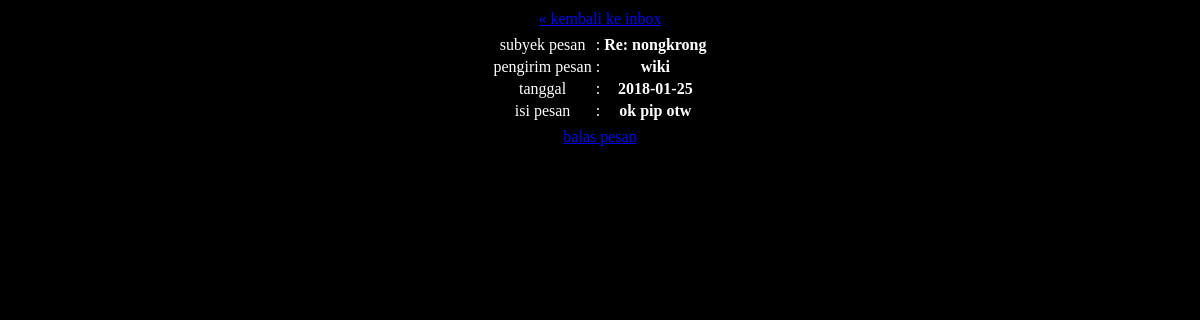
/dasbor/buka_pesan.php?id_member=1&id_pesan=10 (signed in), run on the app's committed database.
### tables this page shows
CREATE TABLE IF NOT EXISTS `pesan` (
  `id_pesan` int(10) NOT NULL AUTO_INCREMENT,
  `id_pengirim` int(10) NOT NULL,
  `id_penerima` int(10) NOT NULL,
  `tanggal` date NOT NULL,
  `subyek_pesan` varchar(255) NOT NULL,
  `isi_pesan` longtext NOT NULL,
  `sudah_dibaca` enum('belum','sudah','','') NOT NULL,
  PRIMARY KEY (`id_pesan`)
);

CREATE TABLE IF NOT EXISTS `member` (
  `id_member` int(10) NOT NULL AUTO_INCREMENT,
  `nama_lengkap` varchar(255) NOT NULL,
  `gender` varchar(1) NOT NULL,
  `alamat` varchar(255) NOT NULL,
  `username` varchar(255) NOT NULL,
  `password` varchar(255) NOT NULL,
  PRIMARY KEY (`id_member`)
);

### dasbor/buka_pesan.php (the view, shortened to what this page needs)
<?php
include '../setting/database.php';
$id_pesan = $_GET['id_pesan'];
$query_buka_pesan = mysqli_query($koneksi, "SELECT P.*, M.id_member, M.nama_lengkap FROM pesan P, member M WHERE id_pesan = $id_pesan AND P.id_pengirim = M.id_member");
$buka_pesan = mysqli_fetch_array($query_buka_pesan);
?>
<!DOCTYPE html>
<html lang="en">
<head>
	<link rel="stylesheet" href="../css/buka_pesan.css">
</head>
<body>
	<p><a href="pesan.php">&laquo; kembali ke inbox</a></p>
	<table>
		<tr>
			<td>subyek pesan</td>
			<td>:</td>
			<td><strong><?php echo $buka_pesan['subyek_pesan']; ?></strong></td>
		</tr>
		<tr>
			<td>pengirim pesan</td>
			<td>:</td>
			<td><strong><?php echo $buka_pesan['nama_lengkap']; ?></strong></td>
		</tr>
		<tr>
			<td>tanggal</td>
			<td>:</td>
			<td><strong><?php echo $buka_pesan['tanggal']; ?></strong></td>
		</tr>
		<tr>
			<td>isi pesan</td>
			<td>:</td>
			<td><strong><?php echo $buka_pesan['isi_pesan']; ?></strong></td>
		</tr>
	</table>
	<p><a href="#" id="ke_balas_pesan">balas pesan</a></p>
</body>
</html>

### css/buka_pesan.css (style rules this page uses)
* { margin : 5px auto; }
body { background-color: black; color: white; text-align: center; }

### data on the page
pesan: subyek_pesan "Re: nongkrong", member.nama_lengkap "wiki", tanggal "2018-01-25", isi_pesan "ok pip otw"
